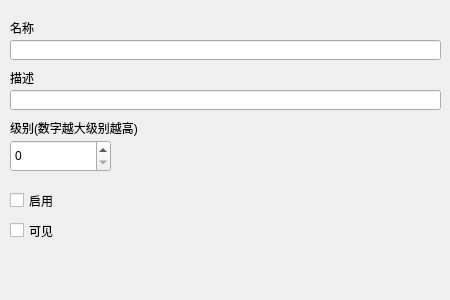
<?xml version="1.0" encoding="UTF-8"?>
<ui version="4.0">
 <class>CMDPowerGroupGeneralDialog</class>
 <widget class="QDialog" name="CMDPowerGroupGeneralDialog">
  <property name="geometry">
   <rect>
    <x>0</x>
    <y>0</y>
    <width>450</width>
    <height>300</height>
   </rect>
  </property>
  <property name="windowTitle">
   <string>Dialog</string>
  </property>
  <widget class="QLineEdit" name="descriptionEdit">
   <property name="geometry">
    <rect>
     <x>10</x>
     <y>90</y>
     <width>431</width>
     <height>20</height>
    </rect>
   </property>
  </widget>
  <widget class="QLineEdit" name="nameEdit">
   <property name="geometry">
    <rect>
     <x>10</x>
     <y>40</y>
     <width>431</width>
     <height>20</height>
    </rect>
   </property>
  </widget>
  <widget class="QLabel" name="label_2">
   <property name="geometry">
    <rect>
     <x>10</x>
     <y>20</y>
     <width>431</width>
     <height>16</height>
    </rect>
   </property>
   <property name="text">
    <string>名称</string>
   </property>
  </widget>
  <widget class="QLabel" name="label_4">
   <property name="geometry">
    <rect>
     <x>10</x>
     <y>70</y>
     <width>431</width>
     <height>16</height>
    </rect>
   </property>
   <property name="text">
    <string>描述</string>
   </property>
  </widget>
  <widget class="QCheckBox" name="enableCheckBox">
   <property name="geometry">
    <rect>
     <x>10</x>
     <y>190</y>
     <width>71</width>
     <height>21</height>
    </rect>
   </property>
   <property name="text">
    <string>启用</string>
   </property>
  </widget>
  <widget class="QLabel" name="label_5">
   <property name="geometry">
    <rect>
     <x>10</x>
     <y>120</y>
     <width>431</width>
     <height>16</height>
    </rect>
   </property>
   <property name="text">
    <string>级别(数字越大级别越高)</string>
   </property>
  </widget>
  <widget class="QSpinBox" name="spinBoxLevel">
   <property name="geometry">
    <rect>
     <x>10</x>
     <y>140</y>
     <width>101</width>
     <height>32</height>
    </rect>
   </property>
  </widget>
  <widget class="QCheckBox" name="visibleCheckBox">
   <property name="geometry">
    <rect>
     <x>10</x>
     <y>220</y>
     <width>71</width>
     <height>21</height>
    </rect>
   </property>
   <property name="text">
    <string>可见</string>
   </property>
  </widget>
 </widget>
 <resources/>
 <connections/>
</ui>
